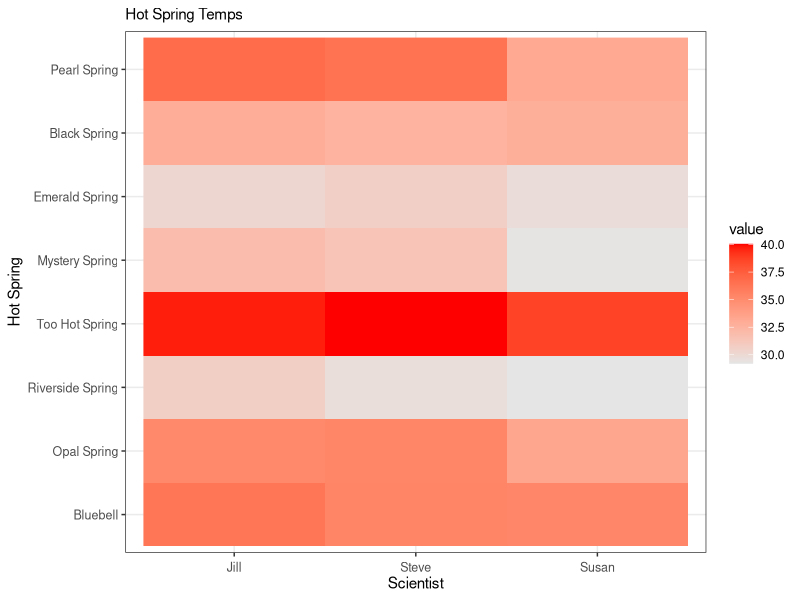

Generate this figure with R:
## ---- chunk 1
spring_1 <- c(36.25, 35.40, 35.30)
spring_2 <- c(35.15, 35.35, 33.35)
spring_3 <- c(30.70, 29.65, 29.20)
spring_4 <- c(39.70, 40.05, 38.65)
spring_5 <- c(31.85, 31.40, 29.30)
spring_6 <- c(30.20, 30.65, 29.75)
spring_7 <- c(32.90, 32.50, 32.80)
spring_8 <- c(36.80, 36.45, 33.15)
## ---- chunk 2
all_springs_temps <- c(spring_1, spring_2, spring_3, spring_4, spring_5, spring_6, spring_7, spring_8)
spring_matrix <- matrix(all_springs_temps,nrow=8, ncol=3, byrow=T)
spring_matrix


## ---- chunk 3
spring_names <- c("Bluebell","Opal Spring", "Riverside Spring", "Too Hot Spring", "Mystery Spring", "Emerald Spring", "Black Spring", "Pearl Spring")
scientists <- c("Jill", "Steve", "Susan")
colnames(spring_matrix) <- scientists
rownames(spring_matrix) <- spring_names
spring_matrix
## ---- chunk 4
mean_temps <- rowSums(spring_matrix)/3
mean_temps
## ---- chunk 5
new_spring_matrix <- cbind(spring_matrix,mean_temps)
new_spring_matrix
## ---- chunk 6
new_spring_matrix[2,3]
## ---- chunk 7
jill_col <- new_spring_matrix[,1]
mean(jill_col)
## ---- chunk 8
stdev = NULL
for (i in 1:nrow(spring_matrix)){
  stdev [i]=sd(spring_matrix[i,])
}

newer_spring_matrix <- cbind(new_spring_matrix, stdev)
newer_spring_matrix

## ---- chunk 9
library(reshape2)
library(ggplot2)

longData<-melt(spring_matrix)
longData<-longData[longData$value!=0,]

ggplot(longData, aes(x = Var2, y = Var1)) + 
  geom_raster(aes(fill=value)) + 
  scale_fill_gradient(low="grey90", high="red") +
  labs(x="Scientist", y="Hot Spring", title="Hot Spring Temps") +
  theme_bw() + theme(axis.text.x=element_text(size=9, angle=0, vjust=0.3),
                     axis.text.y=element_text(size=9),
                     plot.title=element_text(size=11))

##I found this code on the internet and changed it to fit our situation
